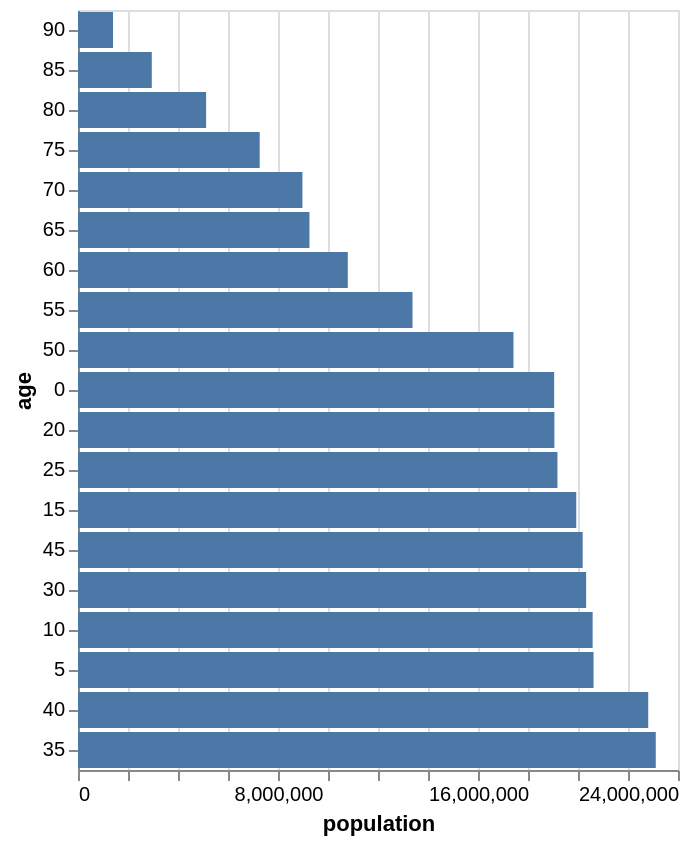

Vega-Lite specification for this chart:
### Vega-Lite specification from a JSON file in a GitHub repository (floating-point values rounded to 4 significant figures; data arrays with more than 128 entries replaced by an {"elided": "..."} marker saying what was removed)
{"$schema": "https://vega.github.io/schema/vega-lite/v4.json", "description": "A bar chart that sorts the y-values by the x-values.", "data": {"values": {"elided": "570 records"}}, "transform": [{"filter": "datum.year == 2000"}], "mark": "bar", "encoding": {"y": {"field": "age", "type": "ordinal", "sort": {"op": "sum", "field": "people"}}, "x": {"aggregate": "sum", "field": "people", "title": "population"}}}
